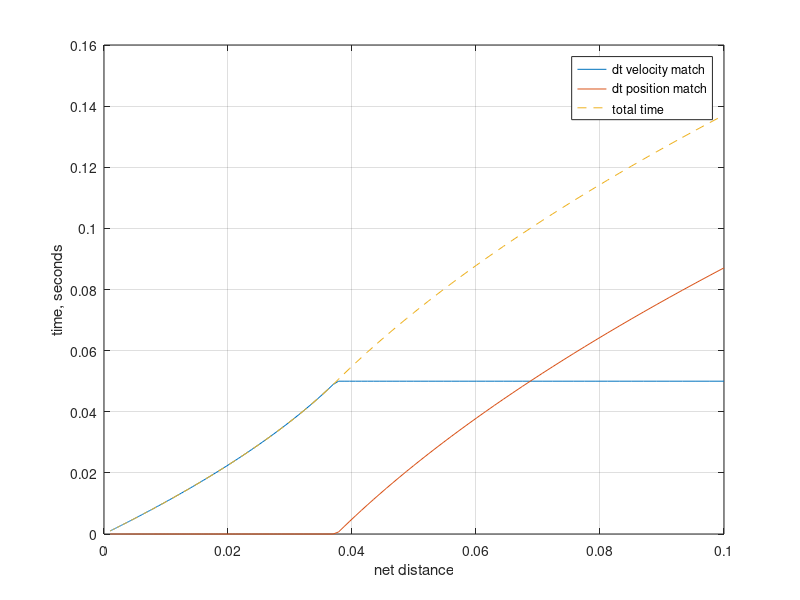

The MATLAB script that drew this image:
%% Estimate time remaining in a motion segment given some assumptions.
% From time 0 to dt_1, the TP tries to reach the final velocity, accelerating at max acceleration to do so.
% From time dt_1 onwards, the TP accelerates at max acceleration, then
%    decelerates back to final velocity, such that it reaches the end position
%    just when it also reaches the final velocity. This handles the case where the
%    TP reaches vf with some distance to spare in region 1.
% TODO: handle case where final velocity is lower than current velocity by accelerating to peak first
vc = 1.0;
vf = 0.5;
a_sign = sign(vf-vc);
dx = logspace(-3,-1,200);


a_max = 10.0;

t_step = 0.001;

dt_cutoff = abs(vf-vc) / a_max;

dx_1 = abs(vc.^2 - vf.^2) ./ (2.0 * a_max);

dx_2 = dx-dx_1;

for k = 1:length(dx_2)
    if dx_2(k) > 0
        % Case where we can accelerate to meet vf and still have distance left.
        % Assumes that the TP accelerates to peak velocity, then back down to final velocity
        A=a_max/4;
        B=vf;
        C=-dx_2(k);

        disc = sqrt(B^2-4*A*C);
        dt_2_a=(-B+disc)/(2*A);
        dt_2_b=(-B-disc)/(2*A);
        dt_2(k) = max(dt_2_a, dt_2_b);

        dt_1(k) = dt_cutoff;
    else
        dt_2(k) = 0;
        A=a_sign*a_max/2;
        B=vc;
        C=-dx(k);

        disc = sqrt(B^2-4*A*C);

        dt_1_a(k)=(-B+disc)/(2*A);
        dt_1_b(k)=(-B-disc)/(2*A);
        if dt_1_a(k) < 0
            dt_1(k) = dt_1_b(k);
        elseif dt_1_b < 0 
            dt_1(k) = dt_1_a(k);
        else
            dt_1(k) = min(dt_1_a(k), dt_1_b(k));
        end
    end
end

dt_2flat = max(dx_2,0) ./ vf;
plot(dx,dt_1,dx,dt_2,dx,dt_1+dt_2,'--')
grid on
legend('dt velocity match','dt position match','total time','no reaccel')
xlabel('net distance')
ylabel('time, seconds')
